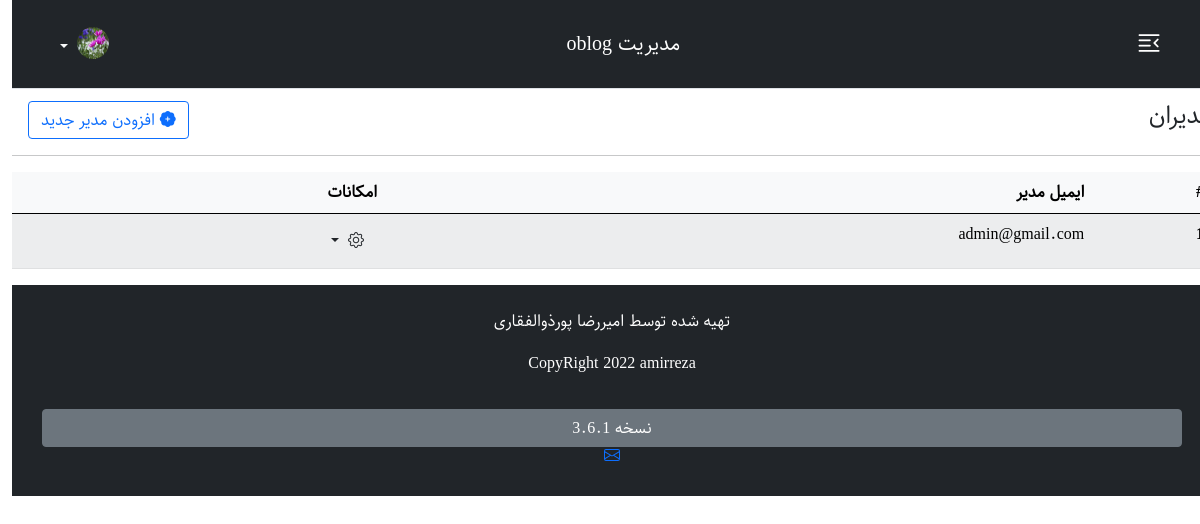
Page /admin/admins.php (signed in) on the committed database.
### tables this page shows
CREATE TABLE `information` (
  `id` int(11) NOT NULL,
  `body` text NOT NULL
);

CREATE TABLE `users` (
  `id` int(11) NOT NULL,
  `email` varchar(255) NOT NULL,
  `password` varchar(255) NOT NULL
);

### admin/admins.php (the view, shortened to what this page needs)
<?php
include("./include/nav.php");
$admins = $base->query("SELECT * FROM `users`");
?>
<br>
<br>
<br>
<section class="mt-4">
   <div class="row">
        <div class="col">
                       <div class="d-flex justify-content-between">
                       <h4>مدیران</h4>
                       <a href="add-admins.php" class="btn btn-outline-primary me-3"><i class="bi bi-patch-plus-fill"></i> افزودن مدیر جدید</a>
                       </div>
                       <hr>
                <div>
                <table class="table table-light table-striped table-responsive">
  <thead>
    <tr>
      <th scope="col">#</th>
      <th scope="col">ایمیل مدیر</th>
      <th scope="col">امکانات</th>
    </tr>
  </thead>
  <tbody>
    <?php
    if($admins->rowcount() > 0){
      foreach($admins as $modators){
        ?>
         <tr>
      <th scope="row"><?php echo $modators['id']; ?></th>
      <td><?php  echo $modators['email']; ?></td>
      <td>
            <div class="dropdown">
            <button data-bs-toggle="dropdown" class="btn dropdown-toggle">
                      <i class="bi bi-gear"></i>
               </button>
            </div>
      </td>
    </tr>
        <?php
      }
    }
    ?>
  </tbody>
</table>
                </div>
        </div>
   </div>
</section>
<?php
include("../include/footer.php");
?>

### admin/include/nav.php (shortened to what this page needs)
<?php
include("./include/db.php");
$sadmin = $base->query("SELECT * FROM `information` WHERE id = 5 ");
?>
<!DOCTYPE html>
<html lang="fa">
<head>
               <link rel="stylesheet" href="https://cdn.jsdelivr.net/npm/bootstrap@5.0.2/dist/css/bootstrap.rtl.min.css">
               <link rel="stylesheet" href="https://cdn.jsdelivr.net/npm/bootstrap-icons@1.5.0/font/bootstrap-icons.css">
               <link rel="stylesheet" href="./css/admin.css">
</head>
<body >
<nav class="navbar fixed-top navbar-dark bg-dark p-3 mb-5 border-bottom">
  <div class="container ms-2">
  <button class="btn  fs-3 text-white" type="button" data-bs-toggle="offcanvas" data-bs-target="#offcanvasRight" aria-controls="offcanvasRight">
<i class="bi bi-text-indent-right"></i>
</button>
<?php
  if($sadmin->rowcount() > 0){
  foreach($sadmin as $ssadmin){
   ?>
    <a href="index.php" class="navbar-brand"><?php echo $ssadmin['body']; ?></a>
   <?php
  }
}
?>
      <div class="dropdown text-end">
        <a href="index.php" class="d-block link-dark text-light text-decoration-none dropdown-toggle" id="dropdownUser1" data-bs-toggle="dropdown" aria-expanded="false">
          <img src="./img/hey.jpg" alt="mdo" width="32" height="32" class="rounded-circle">
        </a>
      </div>
    </div>
</nav>

### include/footer.php (shortened to what this page needs)
<?php
$footer_querya = "SELECT * FROM `information` WHERE id = 2 ";
$footera = $base->query($footer_querya);
if($footera->rowcount() > 0){
  foreach($footera as $foota){
?>
<?php
$footer_queryb = "SELECT * FROM `information` WHERE id = 3 ";
$footerb = $base->query($footer_queryb);
if($footerb->rowcount() > 0){
  foreach($footerb as $footb){
?>
<footer class="text-center text-white bg-dark py-4">
  <div class="container">
    <div class="row flex-column">
<div><?php echo $foota['body']; ?></div>
<button class="  mt-3 btn btn-secondary">نسخه <?php echo $footb['body'] ?></button>
<div>
  <a target="_blank" href="mailto:ar.pourzolfaghari@gmail.com"></a>
</div>
    </div>
  </div>
</footer>
<?php
  }
}
  }
}
?>
</body>
</html>

### admin/css/admin.css (style rules this page uses)
body { direction: rtl !important; text-align: right !important; font-family: "sahel" !important; line-height: 1.6; }

### rows in the picture
information: body "مدیریت oblog"
users: email "admin@gmail.com"
information: body "تهیه شده توسط امیررضا پورذوالفقاری CopyRight 2022 amirreza"
information: body "3.6.1"
